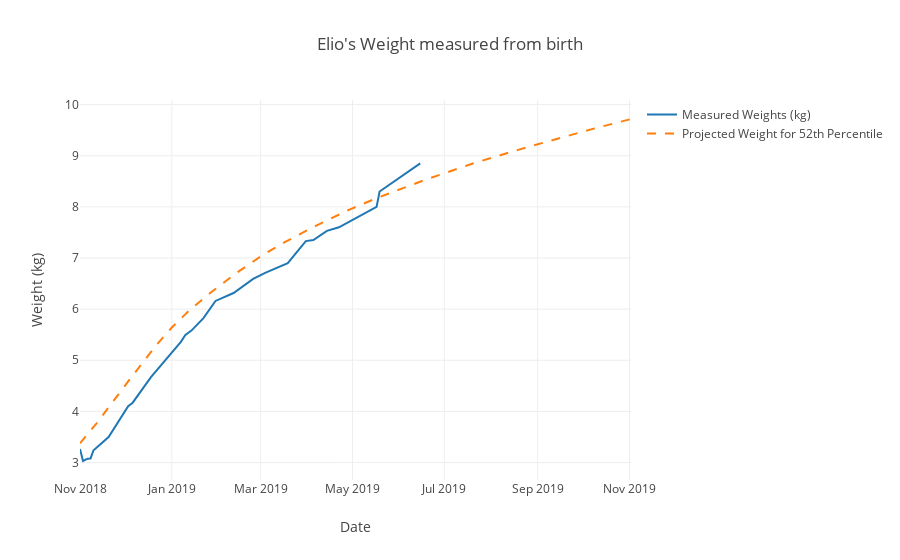
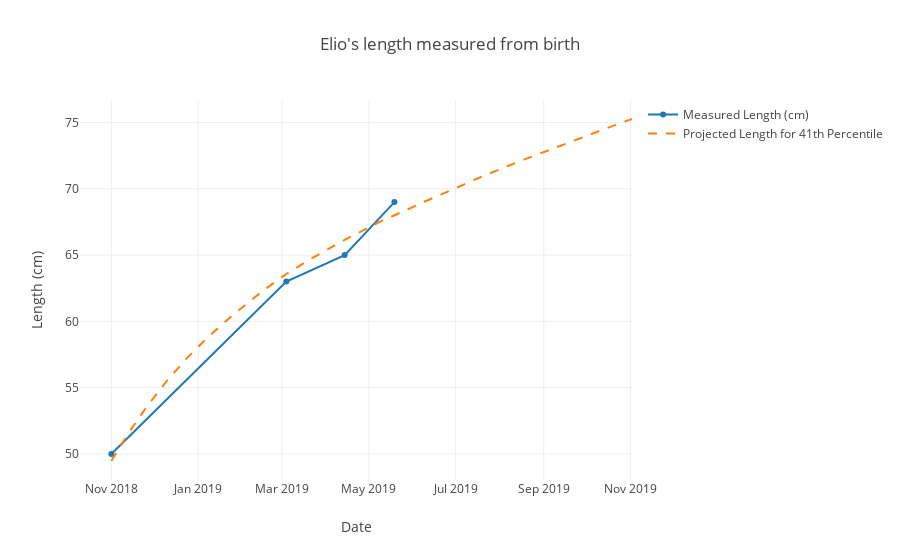
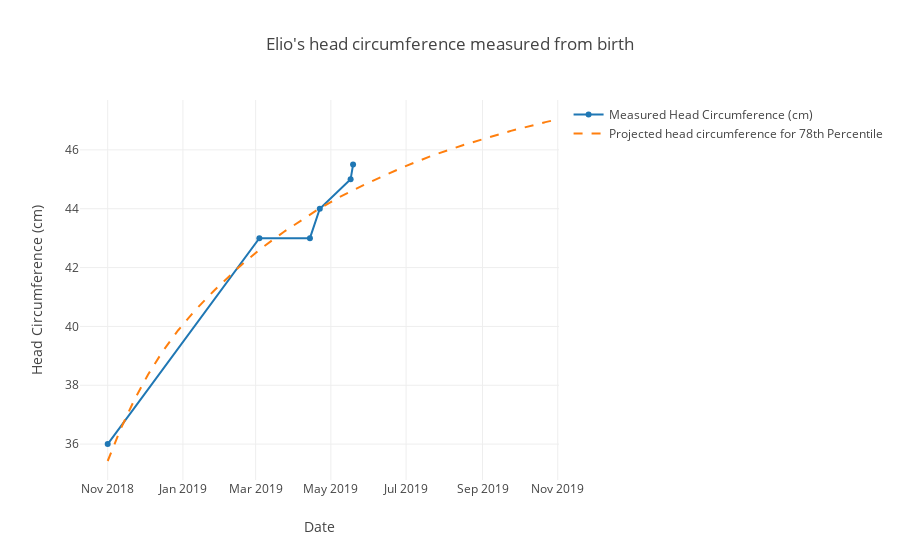

Here is the notebook cell these charts were saved with, in order:
### Code cell
#Image(pio.to_image(w_fig,width=1200,height=600))

iplot(weight_fig) # interative
iplot(length_fig)
iplot(head_fig)

### Figure 1 — Plotly figure (JSON) as saved in the notebook; plotly's stock layout.template omitted (floating-point values rounded to 4 significant figures; data arrays with more than 128 entries replaced by an {"elided": "..."} marker saying what was removed)
{"data": [{"name": "Measured Weights (kg)", "type": "scatter", "uid": "0ffc1bc6-2d82-4c0e-a431-ef53c197fd81", "x": ["2018-11-01", "2018-11-03", "2018-11-06", "2018-11-08", "2018-11-10", "2018-11-20", "2018-12-03", "2018-12-06", "2018-12-18", "2019-01-07", "2019-01-10", "2019-01-14", "2019-01-22", "2019-01-30", "2019-02-11", "2019-02-24", "2019-03-04", "2019-03-19", "2019-03-31", "2019-04-05", "2019-04-14", "2019-04-22", "2019-05-17", "2019-05-19", "2019-06-15"], "y": [3.265, 3.03, 3.075, 3.08, 3.24, 3.5, 4.1, 4.17, 4.665, 5.36, 5.495, 5.58, 5.825, 6.16, 6.315, 6.59, 6.71, 6.9, 7.33, 7.35, 7.53, 7.6, 8, 8.3, 8.85]}, {"line": {"dash": "dash"}, "name": "Projected Weight for 52th Percentile", "type": "scatter", "uid": "05f664fd-1dfc-4cf1-acd5-90cdc84f97f5", "x": {"elided": "367 str values"}, "y": {"elided": "367 float values"}}], "layout": {"title": {"text": "Elio's Weight measured from birth"}, "xaxis": {"title": {"text": "Date"}}, "yaxis": {"title": {"text": "Weight (kg)"}}}}

### Figure 2 — Plotly figure (JSON) as saved in the notebook; plotly's stock layout.template omitted (floating-point values rounded to 4 significant figures; data arrays with more than 128 entries replaced by an {"elided": "..."} marker saying what was removed)
{"data": [{"name": "Measured Length (cm)", "type": "scatter", "uid": "9148539b-acbe-4770-8168-3add50eda04c", "x": ["2018-11-01", "2019-03-04", "2019-04-14", "2019-05-19"], "y": [50, 63, 65, 69]}, {"line": {"dash": "dash"}, "name": "Projected Length for 41th Percentile", "type": "scatter", "uid": "88190b9b-dbb7-49e1-b3e0-5f61af3be69c", "x": {"elided": "367 str values"}, "y": {"elided": "367 float values"}}], "layout": {"title": {"text": "Elio's length measured from birth"}, "xaxis": {"title": {"text": "Date"}}, "yaxis": {"title": {"text": "Length (cm)"}}}}

### Figure 3 — Plotly figure (JSON) as saved in the notebook; plotly's stock layout.template omitted (floating-point values rounded to 4 significant figures; data arrays with more than 128 entries replaced by an {"elided": "..."} marker saying what was removed)
{"data": [{"name": "Measured Head Circumference (cm)", "type": "scatter", "uid": "9a3e4ae2-075e-405f-acec-b241d5bc224f", "x": ["2018-11-01", "2019-03-04", "2019-04-14", "2019-04-22", "2019-05-17", "2019-05-19"], "y": [36, 43, 43, 44, 45, 45.5]}, {"line": {"dash": "dash"}, "name": "Projected head circumference for 78th Percentile", "type": "scatter", "uid": "861a5e72-1f03-417c-8fd4-7f9f9125fc21", "x": {"elided": "367 str values"}, "y": {"elided": "367 float values"}}], "layout": {"title": {"text": "Elio's head circumference measured from birth"}, "xaxis": {"title": {"text": "Date"}}, "yaxis": {"title": {"text": "Head Circumference (cm)"}}}}
